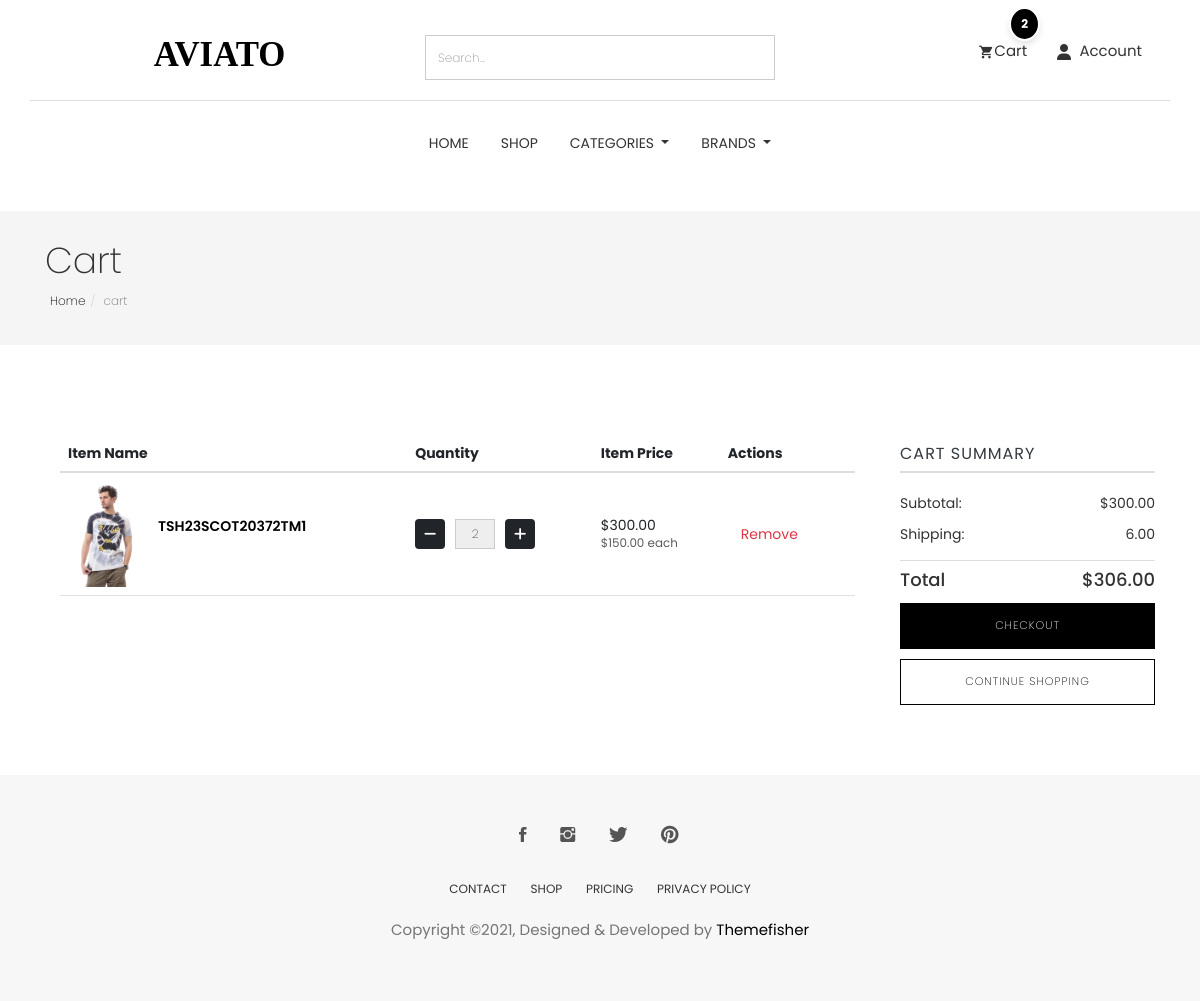
Page /cart/ on the earlier database version.
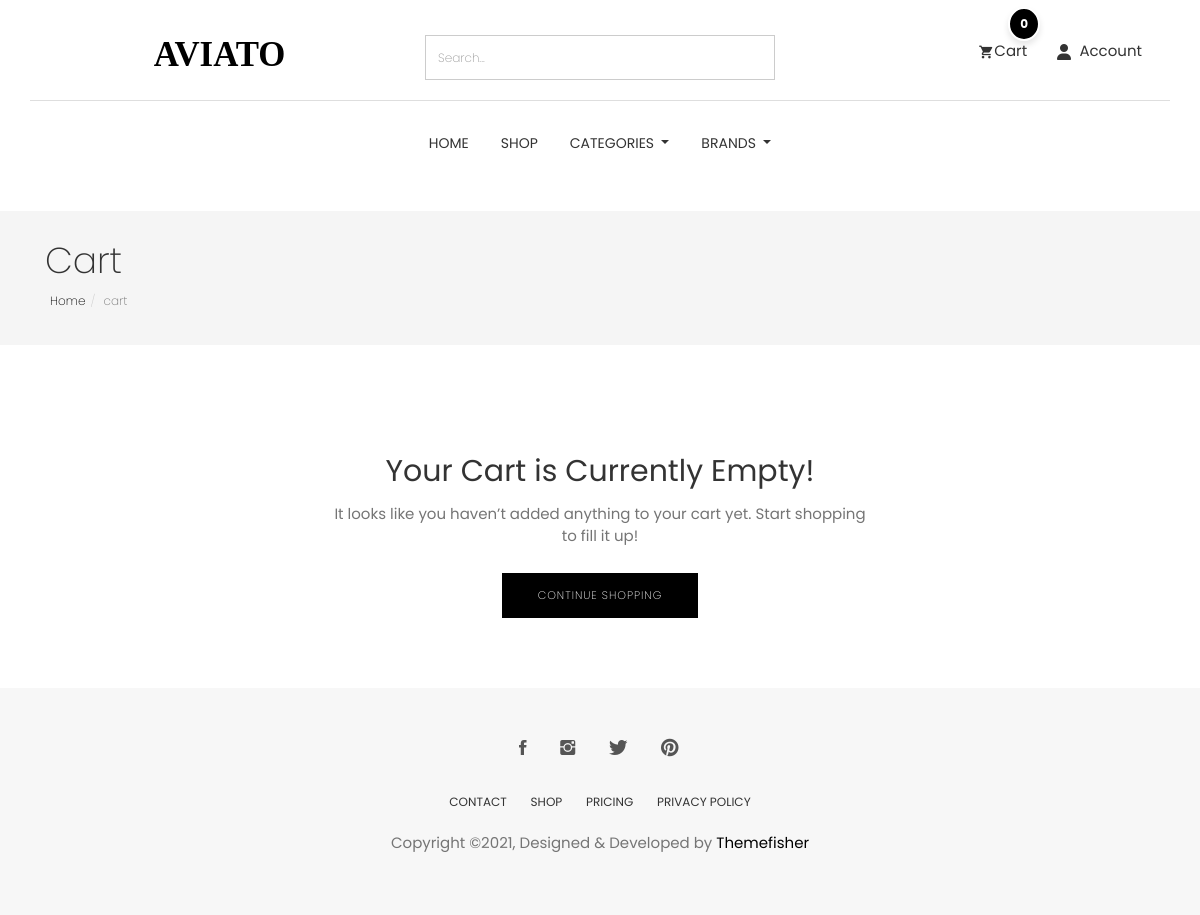
Same page on the later database version.
### cart/models.py (models this page shows, shortened)
class CartItem(models.Model):
    user = models.ForeignKey(User,null=True,verbose_name="user cart", on_delete=models.CASCADE)
    product = models.ForeignKey(Product, on_delete=models.CASCADE)
    cart = models.ForeignKey(Cart, on_delete=models.CASCADE, blank=True, null=True)
    variations = models.ManyToManyField(Variation,blank=True)
    quantity = models.IntegerField()
    is_active = models.BooleanField(default=True)
    def sub_total(self):
        return self.product.price * self.quantity

### store/models.py (models this page shows, shortened)
class Product(models.Model):
    id = models.UUIDField(primary_key=True, default=uuid.uuid4, editable=False)
    name = models.CharField( max_length=50)
    image = models.ImageField(upload_to='product/',null=True,blank=True)
    stock = models.IntegerField(default=1)
    price = models.DecimalField(max_digits=10, decimal_places=2, default=Decimal('0.00'))
    description = models.TextField(max_length=10000, blank=True)
    created_at = models.DateTimeField(default=timezone.now)
    modified_date = models.DateTimeField(auto_now=True)
    slug = models.SlugField(null=True, blank=True)
    views = models.PositiveIntegerField(default=0)
    is_available = models.BooleanField(default=True)
    on_sale = models.BooleanField(default=False)
    PRDBrand = models.ForeignKey('Brand', related_name='product_brand', on_delete=models.CASCADE, blank=True, null=True, verbose_name="Brand")
    like = models.ManyToManyField(User, blank=True, related_name='product_favourite')
    category = models.ForeignKey(Subcategory, related_name='product_subcategory', verbose_name="Subcategory", null=True, blank=True, on_delete=models.CASCADE)
    class Meta:
        ordering = ['-created_at']
        verbose_name = "Product"
        verbose_name_plural = "Products"

### cart/views.py (the view)
# urls.py: path('' , views.cart , name='cart'),
def cart(request, total=0, quantity=0, cart_items=None):
    try:
        tax_obj = Tax.objects.last()  # Fetch the last Tax object
        tax_percentage = tax_obj.tax if tax_obj else Decimal('0.00')  # Get the tax value or default to 0
        if request.user.is_authenticated:
            cart_items = CartItem.objects.filter(user=request.user , is_active = True)
        else:
            cart = Cart.objects.get(cart_id=_cart_id(request))  # Get the cart using a session ID or similar method
            cart_items = CartItem.objects.filter(cart=cart, is_active=True)  # Get active items in the cart
        for cart_item in cart_items:
            total += cart_item.product.price * cart_item.quantity  # Sum up the product prices
            quantity += cart_item.quantity
        tax_amount = (tax_percentage * total) / Decimal('100')  # Calculate tax
        grand_total = total + tax_amount  # Grand total is the sum of the total and tax
        total = round(total, 2)
        tax_amount = round(tax_amount, 2)
        grand_total = round(grand_total, 2)
    except ObjectDoesNotExist:
        cart_items = []
        total = Decimal('0.00')
        quantity = 0
        tax_amount = Decimal('0.00')
        grand_total = Decimal('0.00')
    context = {
        'total': total,
        'quantity': quantity,
        'cart_items': cart_items,
        'grand_total': grand_total,
        'tax': tax_amount,
    }
    return render(request, 'cart.html', context)

### cart/cart_utils.py (called while the page is built)
def _cart_id(request):
    cart = request.session.session_key
    if not cart:
        cart = request.session.create()
    return cart

### category/category_context.py (called while the page is built)
def nav_links(request):
    categories_nav = Category.objects.all()
    subcategories_nav = Subcategory.objects.all()
    brands_nav = Brand.objects.all()
    context = {
        'categories_nav':categories_nav,
        'brands_nav':brands_nav,
        'subcategories_nav':subcategories_nav,
    }
    return context

### category/models.py (called while the page is built)
    def get_url(self):
        return reverse('products_by_subcategory',args=[self.id])

### store/models.py (called while the page is built)
    def get_url(self):
        return reverse('products_by_brand',args=[self.id])

    def __str__(self):
        return self.name

### cart/templates/cart.html (shortened to what the changed rows need)
{% extends "base.html" %}
{% load static %}
{% block body %}
<section class="page-header">
    <div class="container">
        <div class="row">
            <div class="col-md-12">
                <div class="content">
                    <h1 class="page-name">Cart</h1>
                </div>
            </div>
        </div>
    </div>
</section>
<div class="page-wrapper">
    <div class="cart shopping">
        <div class="container">
            {% if not cart_items %}
            <div class="row justify-content-center">
                <div class="col-md-6 text-center">
                    <h2 class="mb-4">Your Cart is Currently Empty!</h2>
                    <p class="mb-4">It looks like you haven’t added anything to your cart yet. Start shopping to fill it
                        up!</p>
                    <a href="{% url 'product_list' %}" class="btn btn-main mt-3">Continue Shopping</a>
                </div>
            </div>
            {% else %}
            <div class="row">
                <div class="col-md-9 px-5">
                    <div class="block">
                        <div class="product-list">
                            <table class="table">
                                <thead>
                                    <tr>
                                        <th class="">Item Name</th>
                                        <th class="">Quantity</th>
                                        <th class="">Item Price</th>
                                        <th class="">Actions</th>
                                    </tr>
                                </thead>
                                <tbody>
                                    {% for cart_item in cart_items %}
                                    <tr class="">
                                        <td class="">
                                            <div class="product-info d-flex align-items-center">
                                                <img width="80" src="{{cart_item.product.image.url}}" alt="" />
                                                <div class="d-flex flex-column ">
                                                    <a
                                                        href="{% url 'product_details' cart_item.product.id %}">{{cart_item.product.name}}</a>
                                                </div>
                                            </div>
                                        </td>
                                        <td class="">
                                            <div class="quantity-controls">
                                                <a href="{% url 'decrement_cart' cart_item.product.id cart_item.id %}"
                                                    class="btn btn-dark decrement-btn"><i class="fas fa-minus"></i></a>
                                                <input type="text" class="form-control text-center quantity-input"
                                                    value="{{cart_item.quantity}}" readonly />
                                                <form action="{% url 'add_to_cart' cart_item.product.id%}"
                                                    method="POST">
                                                    <button class="btn btn-dark increment-btn"><i
                                                            class="fas fa-plus"></i></button>
                                                </form>
                                            </div>
                                        </td>
                                        <td class="">
                                            <div class="d-flex flex-column">
                                                ${{cart_item.sub_total}}
                                                <span class="text-muted small">${{cart_item.product.price}} each</span>
                                            </div>
                                        </td>
                                        <td class="">
                                            <a class="btn btn-outline-danger"
                                                href="{% url 'delete_cart' cart_item.product.id cart_item.id %}">Remove</a>
                                        </td>
                                    </tr>
                                    {% endfor %}
                                </tbody>
                            </table>
                        </div>
                    </div>
                </div>
                <div class="col-md-3">
                    <div class="product-checkout-details">
                        <div class="block">
                            <h4 class="widget-title">Cart Summary</h4>
                            <ul class="summary-prices">
                                <li>
                                    <span>Subtotal:</span>
                                    <span class="price">${{total}}</span>
                                </li>
                                <li>
                                    <span>Shipping:</span>
                                    <span>{{tax}}</span>
                                </li>
                            </ul>
                            <div class="summary-total">
                                <span>Total</span>
                                <span>${{grand_total}}</span>
                            </div>
                            <a href="{% url 'checkout' %}" class="btn btn-main mt-3 w-100">Checkout</a>
                            <a href="{% url 'product_list' %}" class="btn btn-solid-border mt-3 w-100">Continue
                                Shopping</a>
                        </div>
                    </div>
                </div>
            </div>
            {% endif %}
        </div>
    </div>
</div>
{% endblock body %}

Differences in the rows shown:
removed CartItem: product.image (picture), product.name "TSH23SCOT20372TM1", quantity "2", sub_total "300.00", product.price "150.00"
Other differences:
{{ quantity }}: "2" → "0"
{{ total }}: "300.00" → (not shown)
{{ tax }}: "6.00" → (not shown)
{{ grand_total }}: "306.00" → (not shown)
text no longer shown: "Item Name Quantity Item Price Actions CART SUMMARY Subtotal: $ Shipping: Total $ CHECKOUT"
text now shown: "Your Cart is Currently Empty! It looks like you haven’t added anything to your cart yet. Start shopping to fill it up!"
